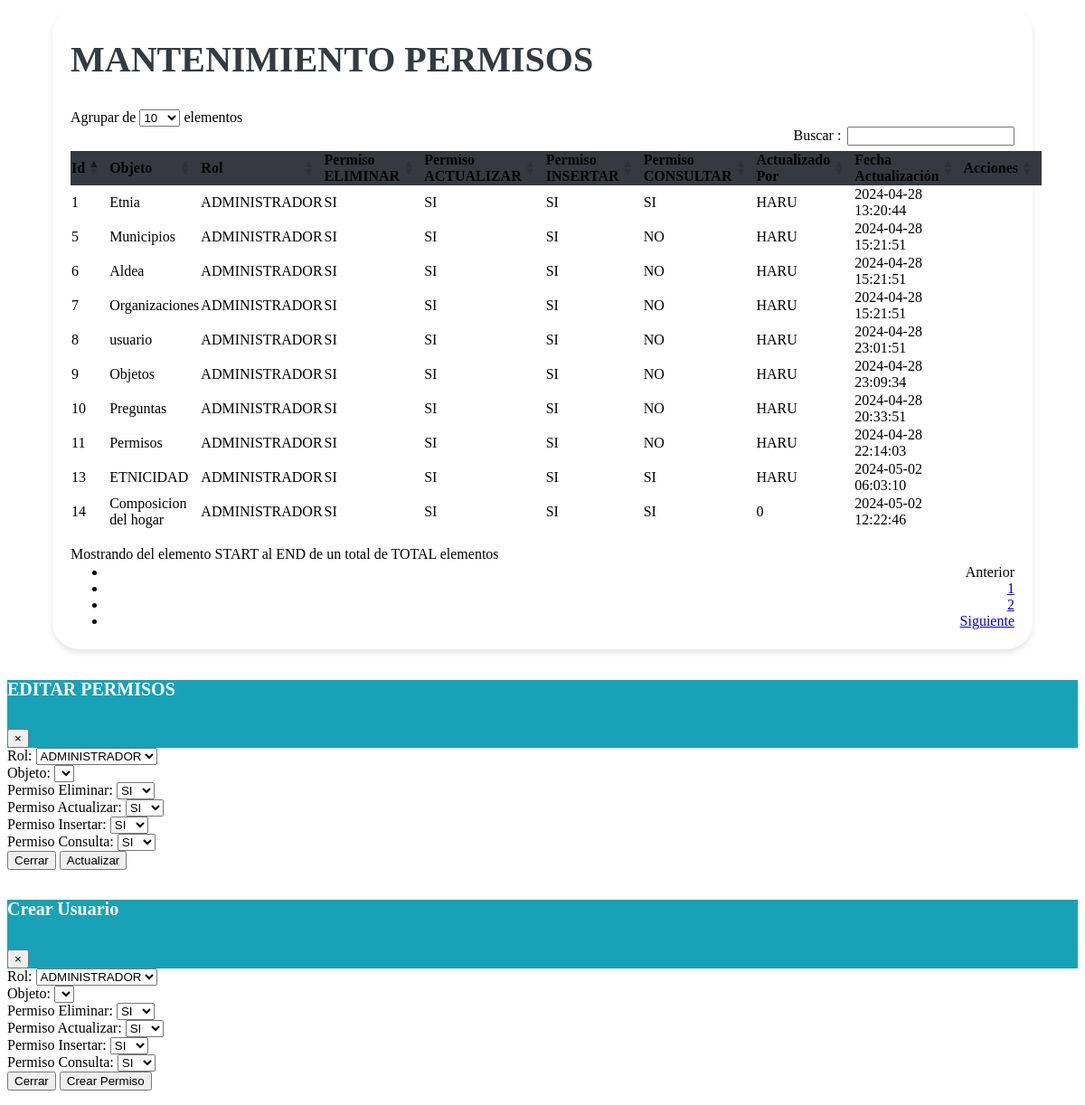
The page /vistas/Mantenimiento_permisos.php on the database its author committed.
### tables this page shows
CREATE TABLE `permisos` (
  `id_permisos` bigint(20) NOT NULL,
  `Id_rol` bigint(20) NOT NULL,
  `permiso_eliminacion` int(11) NOT NULL,
  `id_objeto` int(10) NOT NULL,
  `permiso_actualizacion` int(11) NOT NULL,
  `permiso_insercion` int(11) NOT NULL,
  `permiso_consulta` int(11) DEFAULT NULL,
  `Actualizado_Por` varchar(255) NOT NULL,
  `Fecha_Actualizacion` timestamp NOT NULL DEFAULT current_timestamp() ON UPDATE current_timestamp()
);

CREATE TABLE `objetos` (
  `Id_objetos` bigint(20) NOT NULL,
  `Objeto` varchar(255) NOT NULL,
  `Descripcion` varchar(255) NOT NULL,
  `tipo_objeto` varchar(50) NOT NULL,
  `Creado_Por` varchar(40) NOT NULL,
  `Fecha_Creacion` timestamp NOT NULL DEFAULT current_timestamp(),
  `Actualizado_Por` varchar(40) NOT NULL,
  `Fecha_Actualizacion` timestamp NOT NULL DEFAULT current_timestamp(),
  `Status` enum('A','I') DEFAULT 'A'
);

CREATE TABLE `roles` (
  `Id_rol` bigint(20) NOT NULL,
  `Nombre` varchar(255) NOT NULL,
  `Descripcion` varchar(50) NOT NULL,
  `Creado_Por` bigint(20) NOT NULL,
  `Fecha_Creacion` timestamp NULL DEFAULT NULL,
  `Actualizado_Por` bigint(20) NOT NULL,
  `Fecha_Actualizacion` timestamp NULL DEFAULT NULL,
  `STATUS` enum('ACTIVO','INACTIVO') DEFAULT NULL
);

### vistas/Mantenimiento_permisos.php (the view, shortened to what this page needs)
    <link href="https://cdn.jsdelivr.net/npm/bootstrap-icons@1.10.0/font/bootstrap-icons.css" rel="stylesheet">
    <link rel="stylesheet" href="assets/css/estilos.css">
    <link rel="stylesheet" href="https://cdn.datatables.net/1.10.20/css/dataTables.bootstrap4.min.css">
    <div class="containertable">
        <div class="d-flex justify-content-between align-items-end mb-4">
            <div>
                <h1 class="poppins-font mb-2">MANTENIMIENTO PERMISOS</h1>
                <br>
            </div>
        </div>
        <div class="table-responsive">
        <!--El diseño de la table cuando ya esté todo unido
    <table id="tablax" class="table table-striped table-bordered" style="width:100%"> -->
    <table id="tablax" class="table table-hover">
                <thead class="table-dark text-center" style="background-color: #343A40;">
                    <tr>
                        <th scope="col">Id</th>
                        <th scope="col">Objeto</th>
                        <th scope="col">Rol</th>
                        <th scope="col">Permiso ELIMINAR</th>
                        <th scope="col">Permiso ACTUALIZAR</th>
                        <th scope="col">Permiso INSERTAR</th>
                        <th scope="col">Permiso CONSULTAR</th>
                        <th scope="col">Actualizado Por</th>
                        <th scope="col">Fecha Actualización</th>
                        <th scope="col">Acciones</th>
                    </tr>
                </thead>
                <tbody class="text-center">
                    <?php
                    include "../php/conexion_be.php";
                    $sql = $conexion->query("
                        SELECT
                            permisos.id_permisos,
                            objetos.Objeto,
                            roles.id_rol,
                            roles.nombre,
                            permisos.id_objeto,
                            permisos.permiso_eliminacion,
                            permisos.permiso_actualizacion,
                            permisos.permiso_insercion,
                            permisos.permiso_consulta,
                            permisos.Actualizado_Por,
                            permisos.Fecha_Actualizacion
                        FROM permisos
                        INNER JOIN roles ON permisos.id_rol = roles.Id_rol
                        INNER JOIN objetos on objetos.Id_Objetos = permisos.id_objeto
                    ");
                    while ($datos = $sql->fetch_object()) { ?>
                        <tr>
                            <td><?= $datos->id_permisos ?></td>
                            <td><?= $datos->Objeto ?></td>
                            <td><?= $datos->nombre ?></td>
                            <td><?= ($datos->permiso_eliminacion == 1) ? 'SI' : 'NO' ?></td>
                            <td><?= ($datos->permiso_actualizacion == 1) ? 'SI' : 'NO' ?></td>
                            <td><?= ($datos->permiso_insercion == 1) ? 'SI' : 'NO' ?></td>
                            <td><?= ($datos->permiso_consulta == 1) ? 'SI' : 'NO' ?></td>
                            <td><?= $datos->Actualizado_Por ?></td>
                            <td><?= $datos->Fecha_Actualizacion ?></td>
                            <td>
                            </td>
                        </tr>
                    <?php }
                    ?>
                </tbody>
            </table>
        </div>
    </div>
    <div class="modal fade" id="modalEditar" tabindex="-1" role="dialog" aria-labelledby="exampleModalLabel" aria-hidden="true">
    <div class="modal-dialog" role="document">
        <div class="modal-content">
            <div class="modal-header" style="background-color: #17A2B8;">
                <h5 class="poppins-modal mb-2" id="exampleModalLabel">EDITAR PERMISOS</h5>
                <button type="button" class="close" data-dismiss="modal" aria-label="Cerrar">
                    <span aria-hidden="true">&times;</span>
                </button>
            </div>
            <div class="modal-body">
                <form id="formularioEditar" method="POST" action="modelos/update_permiso.php">
                    <div class="form-group">
                        <label for="id_rol">Rol:</label>
                        <select class="form-control" id="id_rol" name="id_rol" required>
                            <?php
                            include '../php/conexion_be.php';
                            $sqlRoles = "SELECT Id_rol , Nombre FROM roles";
                            $resultRoles = mysqli_query($conexion, $sqlRoles);
                            if (mysqli_num_rows($resultRoles) > 0) {
                                while ($rowRoles = mysqli_fetch_assoc($resultRoles)) {
                                    echo '<option value="' . $rowRoles["Id_rol"] . '">' . $rowRoles["Nombre"] . '</option>';
                                }
                            } else {
                                echo '<option value="">No hay Roles disponibles</option>';
                            }
                            ?>
                        </select>
                    </div>
                    <div class="form-group">
                            <label for="id_objetoEdit">Objeto:</label>
                            <select class="form-control" id="id_objetoEdit" name="id_objeto" required>
                            </select>
                        </div>
                    <div class="form-group">
                        <label for="permiso_eliminacion">Permiso Eliminar:</label>
                        <select class="form-control" id="permiso_eliminacion" name="permiso_eliminacion" required>
                            <option value="1">SI</option>
                        </select>
                    </div>
                    <div class="form-group">
                        <label for="permiso_actualizacion">Permiso Actualizar:</label>
                        <select class="form-control" id="permiso_actualizacion" name="permiso_actualizacion" required>
                            <option value="1">SI</option>
                        </select>
                    </div>
                    <div class="form-group">
                        <label for="permiso_insercion">Permiso Insertar:</label>
                        <select class="form-control" id="permiso_insercion" name="permiso_insercion" required>
                            <option value="1">SI</option>
                        </select>
                    </div>
                    <div class="form-group">
                        <label for="permiso_insercion">Permiso Consulta:</label>
                        <select class="form-control" id="permiso_consulta" name="permiso_consulta" required>
                            <option value="1">SI</option>
                        </select>
                    </div>
                    <div class="modal-footer">
                        <button type="button" class="btn btn-secondary" data-dismiss="modal">Cerrar</button>
                        <button type="submit" class="btn btn-primary">Actualizar</button>
                    </div>
                </form>
            </div>
        </div>
    </div>
</div>
    <div class="modal fade" id="modalForm" tabindex="-1" role="dialog" aria-labelledby="exampleModalLabel" aria-hidden="true">
        <div class="modal-dialog">
            <div class="modal-content" role="document">
                <div class="modal-header" style="background-color: #17A2B8;">
                    <h5 class="poppins-modal mb-2" id="exampleModalLabel">Crear Usuario</h5>
                    <button type="button" class="close" data-dismiss="modal" aria-label="Cerrar">
                        <span aria-hidden="true">&times;</span>
                    </button>
                </div>
                <div class="modal-body">
                        <form method="POST" action="modelos\insert_permisos.php">
                        <div class="form-group">
                            <label for="id_rol">Rol:</label>
                            <select class="form-control" id="id_rol" name="id_rol" required>
                                <?php
                                include '../php/conexion_be.php';
                                $sql = "SELECT Id_rol , Nombre FROM roles";
                                $result = mysqli_query($conexion, $sql);
                                if (mysqli_num_rows($result) > 0) {
                                    while ($row = mysqli_fetch_assoc($result)) {
                                        echo '<option value="' . $row["Id_rol"] . '">' . $row["Nombre"] . '</option>';
                                    }
                                } else {
                                    echo '<option value="">No hay Categorias disponibles</option>';
                                }
                                ?>
                            </select>
                        </div>
                        <div class="form-group">
                            <label for="id_rol">Objeto:</label>
                            <select class="form-control" id="id_objeto" name="id_objeto" required>
                            </select>
                        </div>
                        <div class="form-group">
                            <label for="permiso_eliminacion">Permiso Eliminar:</label>
                            <select class="form-control" id="permiso_eliminacion" name="permiso_eliminacion" required>
                            <option value="1">SI</option>
                            </select>
                        </div>
                        <div class="form-group">
                            <label for="permiso_actualizacion">Permiso Actualizar:</label>
                            <select class="form-control" id="permiso_actualizacion" name="permiso_actualizacion" required>
                            <option value="1">SI</option>
                            </select>
                        </div>
                        <div class="form-group">
                            <label for="permiso_insercion">Permiso Insertar:</label>
                            <select class="form-control" id="permiso_insercion" name="permiso_insercion" required>
                            <option value="1">SI</option>
                            </select>
                        </div>
                        <div class="form-group">
                            <label for="permiso_insercion">Permiso Consulta:</label>
                            <select class="form-control" id="permiso_consulta" name="permiso_consulta" required>
                            <option value="1">SI</option>
                            </select>
                        </div>
                        <div class="modal-footer">
                            <button type="button" class="btn btn-secondary" data-dismiss="modal">Cerrar</button>
                            <button type="submit" class="btn btn-primary">Crear Permiso</button>
                        </div>
                    </form>
                </div>
            </div>
        </div>
    </div>

### assets/css/estilos.css (style rules this page uses)
.poppins-font { color: var(--heading, #343A40); font-size: 40px; font-style: normal; font-weight: 600; line-height: 21px; }
.poppins-modal { color: var(--heading, #ffffff); font-size: 20px; font-style: normal; font-weight: 600; line-height: 21px; }
.containertable { background-color: #fff; padding: 20px; border-radius: 30px; margin-bottom: 20px; margin-left: 50px; margin-right: 50px; box-shadow: 0 4px 6px rgba(0, 0, 0, 0.1); }

### rows shown on the page
permisos: id_permisos "1", id_objeto.Objeto "Etnia", Id_rol.Nombre "ADMINISTRADOR", permiso_eliminacion "SI", permiso_actualizacion "SI", permiso_insercion "SI", permiso_consulta "SI", Actualizado_Por "HARU", Fecha_Actualizacion "2024-04-28 13:20:44"
permisos: id_permisos "5", id_objeto.Objeto "Municipios", Id_rol.Nombre "ADMINISTRADOR", permiso_eliminacion "SI", permiso_actualizacion "SI", permiso_insercion "SI", shows "NO", Actualizado_Por "HARU", Fecha_Actualizacion "2024-04-28 15:21:51"
permisos: id_permisos "6", id_objeto.Objeto "Aldea", Id_rol.Nombre "ADMINISTRADOR", permiso_eliminacion "SI", permiso_actualizacion "SI", permiso_insercion "SI", shows "NO", Actualizado_Por "HARU", Fecha_Actualizacion "2024-04-28 15:21:51"
permisos: id_permisos "7", id_objeto.Objeto "Organizaciones", Id_rol.Nombre "ADMINISTRADOR", permiso_eliminacion "SI", permiso_actualizacion "SI", permiso_insercion "SI", shows "NO", Actualizado_Por "HARU", Fecha_Actualizacion "2024-04-28 15:21:51"
permisos: id_permisos "8", id_objeto.Objeto "usuario", Id_rol.Nombre "ADMINISTRADOR", permiso_eliminacion "SI", permiso_actualizacion "SI", permiso_insercion "SI", shows "NO", Actualizado_Por "HARU", Fecha_Actualizacion "2024-04-28 23:01:51"
permisos: id_permisos "9", id_objeto.Objeto "Objetos", Id_rol.Nombre "ADMINISTRADOR", permiso_eliminacion "SI", permiso_actualizacion "SI", permiso_insercion "SI", shows "NO", Actualizado_Por "HARU", Fecha_Actualizacion "2024-04-28 23:09:34"
permisos: id_permisos "10", id_objeto.Objeto "Preguntas", Id_rol.Nombre "ADMINISTRADOR", permiso_eliminacion "SI", permiso_actualizacion "SI", permiso_insercion "SI", shows "NO", Actualizado_Por "HARU", Fecha_Actualizacion "2024-04-28 20:33:51"
permisos: id_permisos "11", id_objeto.Objeto "Permisos", Id_rol.Nombre "ADMINISTRADOR", permiso_eliminacion "SI", permiso_actualizacion "SI", permiso_insercion "SI", shows "NO", Actualizado_Por "HARU", Fecha_Actualizacion "2024-04-28 22:14:03"
permisos: id_permisos "13", id_objeto.Objeto "ETNICIDAD", Id_rol.Nombre "ADMINISTRADOR", permiso_eliminacion "SI", permiso_actualizacion "SI", permiso_insercion "SI", permiso_consulta "SI", Actualizado_Por "HARU", Fecha_Actualizacion "2024-05-02 06:03:10"
permisos: id_permisos "14", id_objeto.Objeto "Composicion del hogar", Id_rol.Nombre "ADMINISTRADOR", permiso_eliminacion "SI", permiso_actualizacion "SI", permiso_insercion "SI", permiso_consulta "SI", Actualizado_Por "0", Fecha_Actualizacion "2024-05-02 12:22:46"

### other values the page prints
form field id_rol "ADMINISTRADOR"
